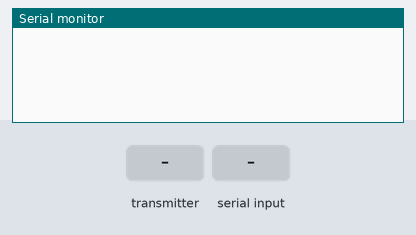
This sketch was run on a simulated ESP32. On the bench: the last lines printed to the serial monitor. Inputs (shaded band) come from the test bench.

Above: at 1.2 s.
1.3 s: the transmitter starts sending smdAddress = 0
At 1.66 s:
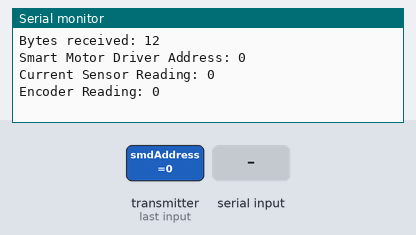
2.8 s: "1\n" received over Serial
4.3 s: the transmitter starts sending currentData = 1024
5.8 s: the transmitter starts sending encoderData = 1
At 6.16 s:
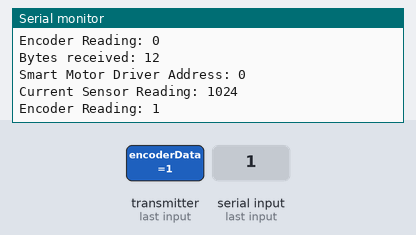
7.3 s: the transmitter starts sending currentData = 2048
Timing chart, 0 to 9.8 s (numbered marks = the images above; inputs shaded):
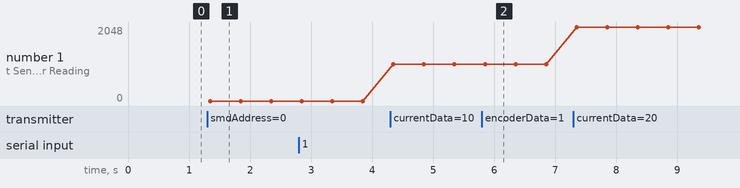

Measured:
- after the input at 1.3 s, the serial monitor: prints a new line after 0.05 s (image 1)
- after the input at 5.8 s, the serial monitor: prints a new line after 0.07 s (image 2)
- plotted number 1: 0 → 1024 after the input at 4.3 s, 1024 → 2048 after the input at 7.3 s

The sketch:

pico_sender.ino
```cpp
/**
   Uploaded to external ESP Sender - Handles WiFi communication to Mainboard and prints along Serial for debugging
*/

#include <esp_now.h>
#include <WiFi.h>

/**********************************************************************************************************************

                                                    VARIABLES + DEFINITIONS


 **********************************************************************************************************************/
//ESP-NOW Variables
uint8_t broadcastAddress1[] = {0x24, 0xA1, 0x60, 0x75, 0xB8, 0xE0}; //replace with the MAC Address of your ESP


typedef struct data_struct_rec { //data struct to receive wifi commands from the external ESP  - must match data struct sent from mainboard
  String wifiData;
} data_struct_rec;

typedef struct data_struct { //data struct to receive from the mainboard containing address, current sensor, and encoder data
  // data types must match data struct that mainboard is expecting
  int smdAddress;
  int currentData;
  int encoderData;
} data_struct;

data_struct_rec test; //create instance of sending struct to be populated with data
data_struct receiveData; //create instance of receiving struct

String deviceBData = ""; //variable for inputting commands into the serial monitor and storing the input

String newData = "";

char deviceBdata;
char input[43];


/**********************************************************************************************************************

                                                         SETUP + LOOP


 **********************************************************************************************************************/

void setup() {
  Serial.begin(9600);

  //initialize device as wifi station
  WiFi.mode(WIFI_STA);

  //initialize ESP-NOW
  if (esp_now_init() != ESP_OK) {
    Serial.println("Error initializing ESP-NOW");
    return;
  }

  //register callback function to be called when a message is sent
  esp_now_register_send_cb(OnDataSent);

  // Once ESPNow is successfully Init, we will register for recv CB to
  // get recv packer info
  esp_now_register_recv_cb(OnDataRecv);

  // register peer
  esp_now_peer_info_t peerInfo;
  peerInfo.channel = 0;
  peerInfo.encrypt = false;

  // register first peer
  memcpy(peerInfo.peer_addr, broadcastAddress1, 6);
  if (esp_now_add_peer(&peerInfo) != ESP_OK) {
    Serial.println("Failed to add peer");
    return;
  }
}

void loop() {
  if (Serial.available() > 0) {
    if (Serial.peek() != '\n') //if we press enter in the serial monitor and sent data
    {
      deviceBData += (char) Serial.read(); //add read string into a data cache
    }
    else { //end of aline
      Serial.read();
      //now need to interpret deviceBData
      Serial.print("You said: ");
      newData = interpretData(deviceBData);
      Serial.println(newData);

      //sends the actual data
      test.wifiData = newData; //convert data to an integer
      //send the message - first argument is mac address, if you pass 0 then it sends the same message to all registered peers
      esp_err_t result = esp_now_send(0, (uint8_t *) &test, sizeof(data_struct_rec));
      if (result == ESP_OK) {
        //Serial.println("Sent with success");
      }
      else {
        //Serial.println("Error sending the data");
      }
      deviceBData = "";
    }
  }

  delay(5);
}


/**********************************************************************************************************************

                                                    ESP-NOW WIFI HELPER FUNCTIONS


 **********************************************************************************************************************/

/**
    Callback function to be executed when WiFi data is sent to mainboard
    prints if message was successfully delivered to know if board received message
    @param mac_addr - the mac address of the board that data is being sent to
    @param status - the status of the transaction - success or fail
*/
void OnDataSent(const uint8_t *mac_addr, esp_now_send_status_t status) {
  char macStr[18];
  //Serial.print("Packet to: ");
  // Copies the sender mac address to a string
  snprintf(macStr, sizeof(macStr), "%02x:%02x:%02x:%02x:%02x:%02x",
           mac_addr[0], mac_addr[1], mac_addr[2], mac_addr[3], mac_addr[4], mac_addr[5]);
  // Serial.print(macStr);
  Serial.print(" send status:\t");
  Serial.println(status == ESP_NOW_SEND_SUCCESS ? "Delivery Success" : "Delivery Fail");
}


/**
   Callback function to be executed when WiFi data is received from mainboard
   Prints received smart motor driver address, current sensor and encoder data
   @param mac - the mac address of the board sending the data
   @param incomingData - the data to be copied into the myData variable - the instance of the receiving struct
   @param len the number of bytes received
*/
void OnDataRecv(const uint8_t * mac, const uint8_t *incomingData, int len) {
  memcpy(&receiveData, incomingData, sizeof(receiveData)); //copy content of incomingdata variable into mydata variable

  Serial.print("Bytes received: ");
  Serial.println(len);
  Serial.print("Smart Motor Driver Address: ");
  Serial.println(receiveData.smdAddress);
  Serial.print("Current Sensor Reading: ");
  Serial.println(receiveData.currentData);
  Serial.print("Encoder Reading: ");
  Serial.println(receiveData.encoderData);
  Serial.println("");
}


/**********************************************************************************************************************

                                                    CONTROLLER FEEDBACK FUNCTIONS


 **********************************************************************************************************************/


/**
 * Function to interpret input from Logitech gamepad from registers and return a command as a String to send to the mainboard
 * @param data - String output from controller
 */
String interpretData(String data) {
  data.toCharArray(input, 43);
  //Serial.println(data);

  //A button is index 0

  //make D pad into integer 0-7
  String dpad = "";
  int dpadval = 0;
  for (int i = 0; i <= 3; i++) {
    dpadval *= 2;
    if (data[i] == '1') dpadval++;
  }

  //check buttons
  if (data[5] == '1') { //x button - send data
    return "2";
  }

  if (data[8] == '1' && data[7] == '1') { //left bumper and down button - run the lead screw till current dunks on it
    return "23";
  }
  if (data[8] == '1' && data[4] == '1') { //left bumper and down button - run the lead screw till current dunks on it
    return "24";
  }
  if (data[4] == '1') { //y button - lead screw up
    return "1";
  }

  //second profile
  if (data[6] == '1' && dpadval == 2) { //B button with dpad
    return "18";
  }
  if (data[6] == '1' && dpadval == 4) { //B button w dpad
    return "19";
  }
  if (data[6] == '1' && dpadval == 6) { //B button w dpad
    return "20";
  }
  if (data[6] == '1' && data[8] == '1') { //special drive mode
    return "21";
  }
  if (data[6] == '1' && data[9] == '1') { //special drive mode
    return "22";
  }

//  if (data[6]=='1'){ //just B button... for lead screw testing.....
//    return "25";
//  }
//

  if (data[7] == '1') { //A button - lead screw down
    return "4";
  }
  if (data[8] == '1') { //right bumper
    return "8";
  }
  if (data[9] == '1') { //left bumper
    return "9";
  }
  if (dpadval == 0) { //dpad 0 = home
    return "10";
  }
  if (dpadval == 1) { //dpad 1 = all down
    return "11";
  }
  if (dpadval == 2) { //cable 1 down
    return "24";
  }
  if (dpadval == 3) { //cable 1 +2 down
    return "13";
  }
  if (dpadval == 4) { //cable 2 down
    return "25";
  }
  if (dpadval == 5) { //cable 2 + 3 down
    return "15";
  }
  if (dpadval == 6) { //cable 3 down
    return "26";
  } if (dpadval == 7) { //dpad 7 - all up
    return "17";
  }

  //  if (rjoyval !=128){  // < 130 && rjoyval > 125) { //stick has been moved
  //    if (rjoyval < 10) {
  //      return "10";
  //    }
  //    else {
  //      return String(rjoyval);
  //    }
  //  }
  else {
    return "0";
  }

  //
  //make right joystick int 0-255 (128 is nothing)
  //  String rjoy1 = "";
  //  int rjoyval = 0;
  //  for (int i = 34; i <= 42; i++) {
  //    rjoyval *= 2;
  //    if (data[i] == '1') rjoyval++;
  //  }
  //Serial.print("rjoy: ");
  //Serial.println(rjoyval);
  //Serial.print("dpad: ");
  //Serial.println(dpad);
}
```
